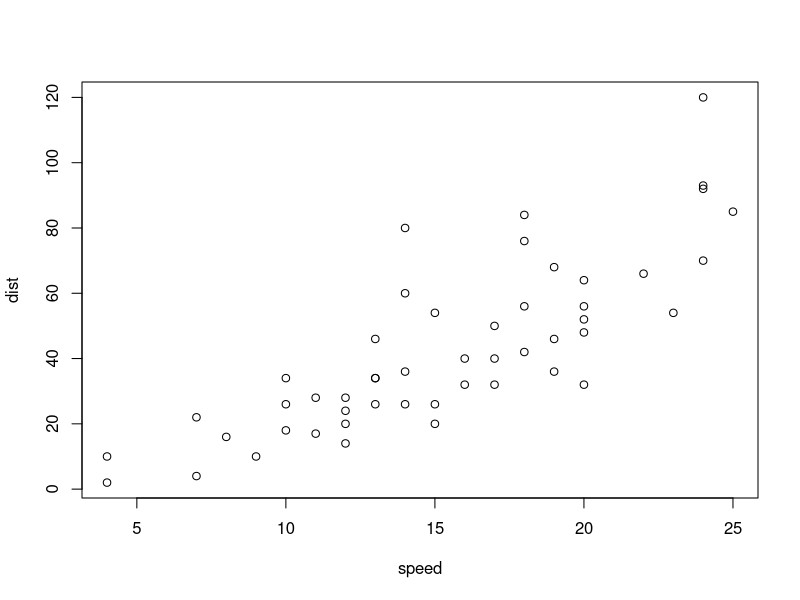
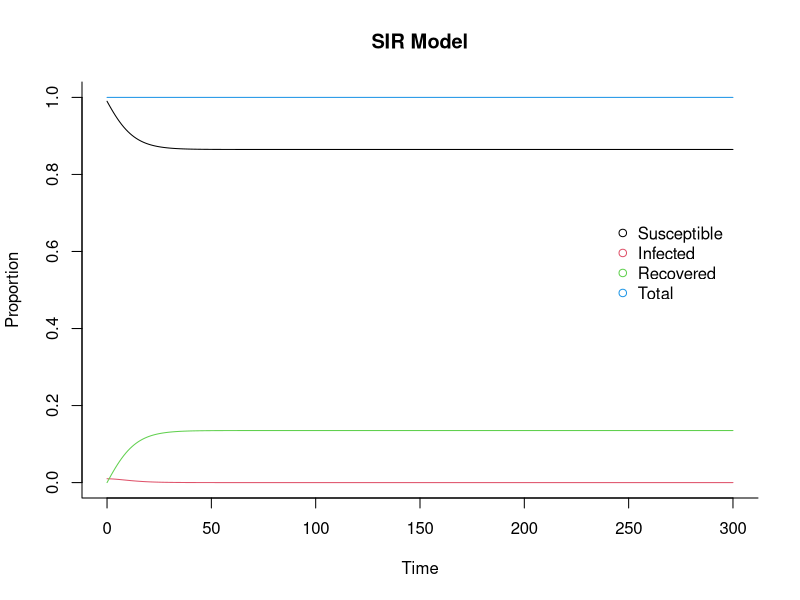
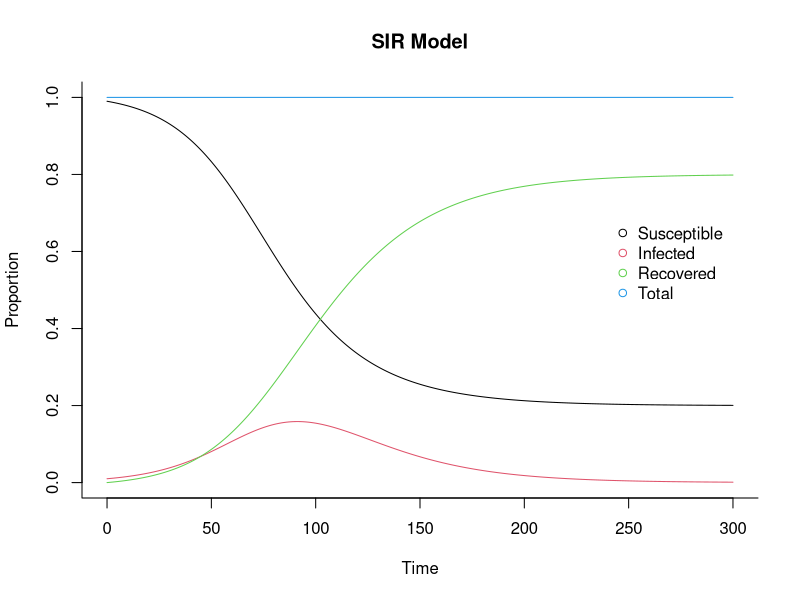

Source code (R) for these figures, in order:
## ---- chunk 1
plot(cars)
## ---- chunk 2
library(deSolve)
## Create an SIR function
sir <- function(time, y, parameters) {   #time, state , parameters
  
  with(as.list(c(y, parameters)), {
    
    dS <- -beta * S * I
    dI <-  beta * S * I - gamma * I
    dR <-                 gamma * I
    dN <- dS + dI + dR
    
    return(list(c(dS, dI, dR, dN)))
  })
}

### Set parameters
## Proportion in each compartment: Susceptible 0.999999, Infected 0.000001, Recovered 0
#init       <- c(S = 1-1e-6, I = 1e-6, R = 0.0)
init <- c(S = 0.99, I = 0.01, R = 0, N = 1)
## beta: infection parameter; gamma: recovery parameter
#parameters <- c(beta = 1.4247, gamma = 0.14286)b=.0952381 g = 0.04761905
parameters <- c(beta = 1, gamma = 1) #gamma=0.1
## Time frame
times      <- seq(0, 300, by = 1)

## Solve using ode (General Solver for Ordinary Differential Equations)
out <- ode(y = init, times = times, func = sir, parms = parameters)
## change to data frame
out <- as.data.frame(out)
## Delete time variable
out$time <- NULL
## Show data
head(out, 10)

## Plot
matplot(x = times, y = out, type = "l",
        xlab = "Time", ylab = "Proportion", main = "SIR Model",
        lwd = 1, lty = 1, bty = "l", col = 1:4)

## Add legend
legend(240, 0.7, c("Susceptible", "Infected", "Recovered", "Total"), pch = 1, col = 1:4, bty = "n")
## ---- chunk 3
library(deSolve)
## Create an SIR function
sir <- function(time, y, parameters) {   #time, state , parameters
  
  with(as.list(c(y, parameters)), {
    
    dS <- -beta * S * I
    dI <-  beta * S * I - gamma * I
    dR <-                 gamma * I
    dN <- dS + dI + dR
    
    return(list(c(dS, dI, dR, dN)))
  })
}

### Set parameters
## Proportion in each compartment: Susceptible 0.999999, Infected 0.000001, Recovered 0
#init       <- c(S = 1-1e-6, I = 1e-6, R = 0.0)
init <- c(S = 0.99, I = 0.01, R = 0, N = 1)
## beta: infection parameter; gamma: recovery parameter
#parameters <- c(beta = 1.4247, gamma = 0.14286)b=.0952381 g = 0.04761905
parameters <- c(beta = 0.096, gamma = 0.048) #gamma=0.1
## Time frame
times      <- seq(0, 300, by = 1)

## Solve using ode (General Solver for Ordinary Differential Equations)
out <- ode(y = init, times = times, func = sir, parms = parameters)
## change to data frame
out <- as.data.frame(out)
## Delete time variable
out$time <- NULL
## Show data
head(out, 10)

## Plot
matplot(x = times, y = out, type = "l",
        xlab = "Time", ylab = "Proportion", main = "SIR Model",
        lwd = 1, lty = 1, bty = "l", col = 1:4)

## Add legend
legend(240, 0.7, c("Susceptible", "Infected", "Recovered", "Total"), pch = 1, col = 1:4, bty = "n")
